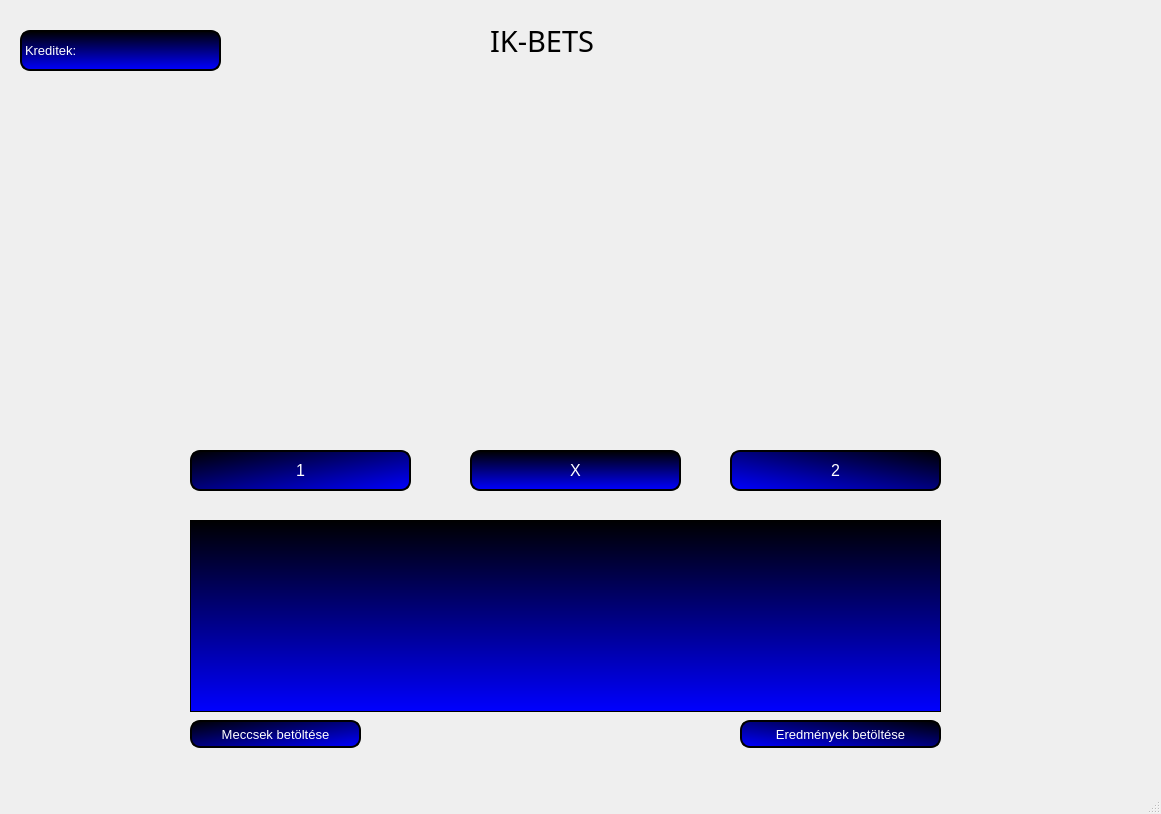
<?xml version="1.0" encoding="UTF-8"?>
<ui version="4.0">
 <class>MainWindow</class>
 <widget class="QMainWindow" name="MainWindow">
  <property name="geometry">
   <rect>
    <x>0</x>
    <y>0</y>
    <width>1161</width>
    <height>814</height>
   </rect>
  </property>
  <property name="windowTitle">
   <string>MainWindow</string>
  </property>
  <widget class="QWidget" name="centralwidget">
   <widget class="QLabel" name="title">
    <property name="geometry">
     <rect>
      <x>490</x>
      <y>10</y>
      <width>161</width>
      <height>61</height>
     </rect>
    </property>
    <property name="font">
     <font>
      <family>Copperplate Gothic Bold</family>
      <pointsize>22</pointsize>
      <weight>50</weight>
      <bold>false</bold>
     </font>
    </property>
    <property name="text">
     <string>IK-BETS</string>
    </property>
   </widget>
   <widget class="QPushButton" name="home">
    <property name="enabled">
     <bool>true</bool>
    </property>
    <property name="geometry">
     <rect>
      <x>190</x>
      <y>450</y>
      <width>221</width>
      <height>41</height>
     </rect>
    </property>
    <property name="font">
     <font>
      <family>MS Shell Dlg 2</family>
      <pointsize>12</pointsize>
     </font>
    </property>
    <property name="autoFillBackground">
     <bool>false</bool>
    </property>
    <property name="styleSheet">
     <string notr="true">background-color: qlineargradient(spread:pad, x1:0, y1:0, x2:1, y2:1, stop:0 rgba(0, 0, 0, 255), stop:1 rgba(0, 0, 255, 255));
color:white;
border-style:outset;
border-width:2px;
border-radius:10px;
border-color:black


</string>
    </property>
    <property name="text">
     <string>1</string>
    </property>
    <property name="autoDefault">
     <bool>false</bool>
    </property>
    <property name="default">
     <bool>false</bool>
    </property>
    <property name="flat">
     <bool>false</bool>
    </property>
   </widget>
   <widget class="QPushButton" name="away">
    <property name="geometry">
     <rect>
      <x>730</x>
      <y>450</y>
      <width>211</width>
      <height>41</height>
     </rect>
    </property>
    <property name="font">
     <font>
      <pointsize>12</pointsize>
     </font>
    </property>
    <property name="styleSheet">
     <string notr="true">background-color: qlineargradient(spread:pad, x1:1, y1:0, x2:0, y2:1, stop:0 rgba(0, 0, 0, 255), stop:1 rgba(0, 0, 255, 255));
color:white;
border-style:outset;
border-width:2px;
border-radius:10px;
border-color:black

</string>
    </property>
    <property name="text">
     <string>2</string>
    </property>
   </widget>
   <widget class="QListWidget" name="matchlist">
    <property name="geometry">
     <rect>
      <x>190</x>
      <y>520</y>
      <width>751</width>
      <height>192</height>
     </rect>
    </property>
    <property name="font">
     <font>
      <family>MS Shell Dlg 2</family>
      <pointsize>12</pointsize>
      <weight>75</weight>
      <italic>false</italic>
      <bold>true</bold>
     </font>
    </property>
    <property name="styleSheet">
     <string notr="true">background-color: qlineargradient(spread:pad, x1:1, y1:0, x2:1, y2:1, stop:0 rgba(0, 0, 0, 255), stop:1 rgba(0, 0, 255, 255));
color: rgb(170, 0, 0);
color:white;
border-color:black</string>
    </property>
   </widget>
   <widget class="QPushButton" name="tie">
    <property name="geometry">
     <rect>
      <x>470</x>
      <y>450</y>
      <width>211</width>
      <height>41</height>
     </rect>
    </property>
    <property name="font">
     <font>
      <pointsize>12</pointsize>
     </font>
    </property>
    <property name="styleSheet">
     <string notr="true">background-color: qlineargradient(spread:pad, x1:1, y1:0, x2:1, y2:1, stop:0 rgba(0, 0, 0, 255), stop:1 rgba(0, 0, 255, 255));
color:white;
border-style:outset;
border-width:2px;
border-radius:10px;
border-color:black

</string>
    </property>
    <property name="text">
     <string>X</string>
    </property>
   </widget>
   <widget class="QLabel" name="background">
    <property name="geometry">
     <rect>
      <x>0</x>
      <y>0</y>
      <width>1231</width>
      <height>771</height>
     </rect>
    </property>
    <property name="text">
     <string/>
    </property>
    <property name="pixmap">
     <pixmap>../Documents/ball.jpg</pixmap>
    </property>
    <property name="scaledContents">
     <bool>false</bool>
    </property>
   </widget>
   <widget class="QPushButton" name="feltoltes">
    <property name="geometry">
     <rect>
      <x>190</x>
      <y>720</y>
      <width>191</width>
      <height>41</height>
     </rect>
    </property>
    <property name="text">
     <string/>
    </property>
    <property name="flat">
     <bool>true</bool>
    </property>
   </widget>
   <widget class="QPushButton" name="matchupload">
    <property name="geometry">
     <rect>
      <x>190</x>
      <y>720</y>
      <width>171</width>
      <height>28</height>
     </rect>
    </property>
    <property name="font">
     <font>
      <pointsize>10</pointsize>
      <italic>false</italic>
      <kerning>false</kerning>
     </font>
    </property>
    <property name="styleSheet">
     <string notr="true">background-color: qlineargradient(spread:pad, x1:0, y1:0, x2:1, y2:1, stop:0 rgba(0, 0, 0, 255), stop:1 rgba(0, 0, 255, 255));
color:white;
border-style:outset;
border-width:2px;
border-radius:10px;
border-color:black</string>
    </property>
    <property name="text">
     <string>Meccsek betöltése</string>
    </property>
   </widget>
   <widget class="QPushButton" name="results">
    <property name="geometry">
     <rect>
      <x>740</x>
      <y>720</y>
      <width>201</width>
      <height>28</height>
     </rect>
    </property>
    <property name="font">
     <font>
      <pointsize>10</pointsize>
      <weight>50</weight>
      <italic>false</italic>
      <bold>false</bold>
      <underline>false</underline>
      <strikeout>false</strikeout>
      <kerning>false</kerning>
     </font>
    </property>
    <property name="styleSheet">
     <string notr="true">background-color: qlineargradient(spread:pad, x1:1, y1:0, x2:0, y2:1, stop:0 rgba(0, 0, 0, 255), stop:1 rgba(0, 0, 255, 255));
color:white;
border-style:outset;
border-width:2px;
border-radius:10px;
border-color:black</string>
    </property>
    <property name="text">
     <string>Eredmények betöltése</string>
    </property>
   </widget>
   <widget class="QLabel" name="kreditszam">
    <property name="geometry">
     <rect>
      <x>20</x>
      <y>30</y>
      <width>201</width>
      <height>41</height>
     </rect>
    </property>
    <property name="font">
     <font>
      <pointsize>10</pointsize>
     </font>
    </property>
    <property name="styleSheet">
     <string notr="true">background-color: qlineargradient(spread:pad, x1:0.483684, y1:0, x2:0.516, y2:1, stop:0 rgba(0, 0, 0, 255), stop:1 rgba(0, 0, 255, 255));
color:white;
border-style:outset;
border-width:2px;
border-radius:10px;
border-color:black
</string>
    </property>
    <property name="text">
     <string>Kreditek:</string>
    </property>
   </widget>
   <zorder>background</zorder>
   <zorder>title</zorder>
   <zorder>home</zorder>
   <zorder>away</zorder>
   <zorder>matchlist</zorder>
   <zorder>tie</zorder>
   <zorder>feltoltes</zorder>
   <zorder>matchupload</zorder>
   <zorder>results</zorder>
   <zorder>kreditszam</zorder>
  </widget>
  <widget class="QMenuBar" name="menubar">
   <property name="geometry">
    <rect>
     <x>0</x>
     <y>0</y>
     <width>1161</width>
     <height>26</height>
    </rect>
   </property>
  </widget>
  <widget class="QStatusBar" name="statusbar"/>
 </widget>
 <resources/>
 <connections/>
</ui>
